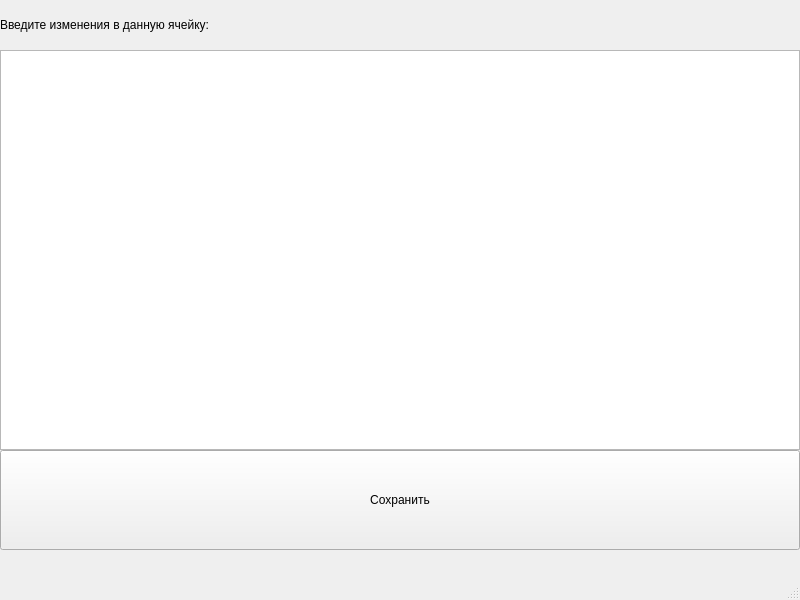
<?xml version="1.0" encoding="UTF-8"?>
<ui version="4.0">
 <class>MainWindow</class>
 <widget class="QMainWindow" name="MainWindow">
  <property name="geometry">
   <rect>
    <x>0</x>
    <y>0</y>
    <width>800</width>
    <height>600</height>
   </rect>
  </property>
  <property name="windowTitle">
   <string>MainWindow</string>
  </property>
  <widget class="QWidget" name="centralwidget">
   <widget class="QLabel" name="label">
    <property name="geometry">
     <rect>
      <x>0</x>
      <y>0</y>
      <width>800</width>
      <height>50</height>
     </rect>
    </property>
    <property name="text">
     <string>Введите изменения в данную ячейку:</string>
    </property>
   </widget>
   <widget class="QPushButton" name="save">
    <property name="geometry">
     <rect>
      <x>0</x>
      <y>450</y>
      <width>800</width>
      <height>100</height>
     </rect>
    </property>
    <property name="text">
     <string>Сохранить</string>
    </property>
   </widget>
   <widget class="QPlainTextEdit" name="new_data">
    <property name="geometry">
     <rect>
      <x>0</x>
      <y>50</y>
      <width>800</width>
      <height>400</height>
     </rect>
    </property>
   </widget>
  </widget>
  <widget class="QMenuBar" name="menubar">
   <property name="geometry">
    <rect>
     <x>0</x>
     <y>0</y>
     <width>800</width>
     <height>26</height>
    </rect>
   </property>
  </widget>
  <widget class="QStatusBar" name="statusbar"/>
 </widget>
 <resources/>
 <connections/>
</ui>
